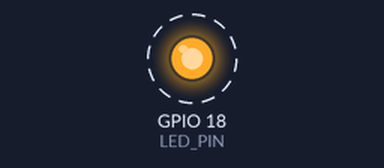
Recording of a program running on a simulated Raspberry Pi (BCM pin numbers). Parts: output pins drawn as LEDs (lit = HIGH). Dashed ring = blinking. What the program prints to the terminal is not drawn.

Above: at 0.2 s.
Timing chart, 0 to 3.0 s (numbered marks = the images above):
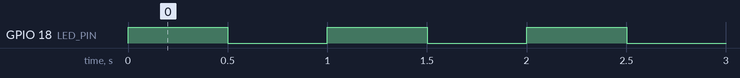

The program:

LED.py
```python
'''
    LED.py

    This example is a basic introduction the the RPi.GPIO library.
    Here we are blinking an LED on pin number 18.
'''

import RPi.GPIO as GPIO
import time

# PIN Mapping
LED_PIN = 18

# Setups
GPIO.setmode(GPIO.BCM) # referring to the pins by the "Broadcom SOC channel" number
GPIO.setup(LED_PIN, GPIO.OUT)
GPIO.output(LED_PIN, GPIO.LOW)

# Main Loop
turn_on = True

try:
    while True:
        print("turning-on" if turn_on else "turning-off")
        GPIO.output(LED_PIN, GPIO.HIGH if turn_on else GPIO.LOW)
        time.sleep(0.5)
        turn_on = not turn_on

except KeyboardInterrupt:
    GPIO.output(LED_PIN, GPIO.LOW)
    GPIO.cleanup()
```

Measured:
- by itself, GPIO 18 (LED_PIN): alternates HIGH for 0.50 s and LOW for 0.50 s
